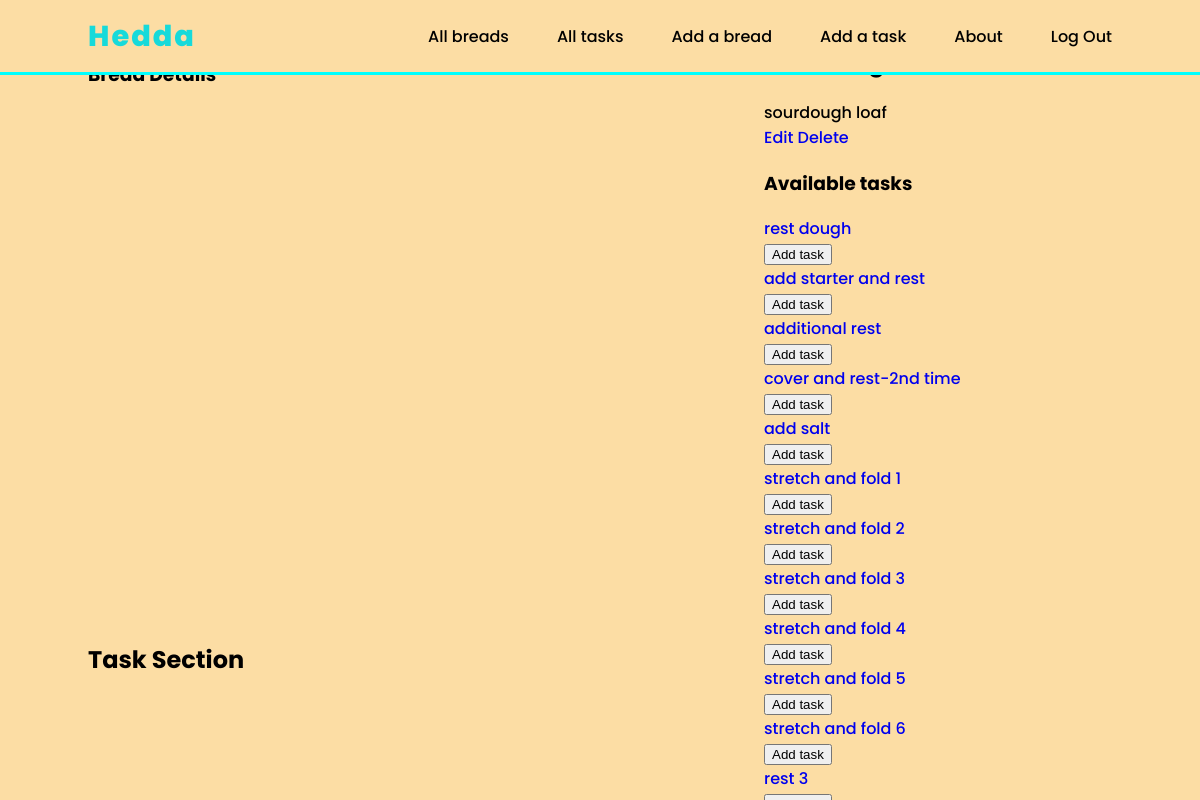
/bread/2/ (signed in), run on the app's committed database.
### main_app/models.py (models this page shows, shortened)
class Bread(models.Model):
  name = models.CharField(max_length=100)
  description = models.TextField(max_length=250)
  tasks = models.ManyToManyField(Task)
  user = models.ForeignKey(User, on_delete=models.CASCADE)

class Task(models.Model):
  name = models.CharField(max_length=100)
  hours = models.CharField(max_length=2)
  minutes = models.CharField(max_length=2)
  user = models.ForeignKey(User, on_delete=models.CASCADE)

### main_app/views.py (the view)
# urls.py: path('bread/<int:bread_id>/', views.breads_detail, name='breads_detail'),
@login_required
def breads_detail(request, bread_id):
  bread = Bread.objects.get(id=bread_id)
  tasks_bread_doesnt_have = Task.objects.exclude(id__in = bread.tasks.all().values_list('id'))
  return render(request, 'breads/detail.html', {
    'bread': bread, 'tasks': tasks_bread_doesnt_have
  })

### main_app/templates/breads/detail.html (shortened to what this page needs)
{% extends 'base.html' %} {% load static %}  {% block content %}
<section class="page-header">
  <h1>Bread Details</h1>
</section>
<section class="card-container">
  <div class="card">
    <div class="card-content">
      <div class="card-img-container">
      </div>
      <h2 class="card-title">{{ bread.name }}</h2>
      <p>{{ bread.description }}</p>
    </div>
     <div>
      <a href="{% url 'breads_update' bread.id %}" class="btn warn">Edit</a>
      <a href="{% url 'breads_delete' bread.id %}" class="btn danger">Delete</a>
    </div>
  </div>
</section>
<h1>Task Section</h1>
<section class="tasks">
    <div class="subsection-content">
    <h3>Available tasks</h3>
      {% if tasks.count %}
        {% for task in tasks.all %}
          <div class="task-container">
            <a href="{% url 'tasks_detail' task.id %}">
              <p>{{ task.name }}</p>
            </a>
            <form action="{% url 'add_task' bread.id task.id %}" method="post">
              <button type="submit" class="btn submit">Add task</button>
            </form>
          </div>
        {% endfor %}
      {% else %}
        <p class="all-tasks">
          You have added all the available tasks!
        </p>
      {% endif %}
    </div>
  </section>
</div>
{% endblock %}

### main_app/static/css/styles.css (style rules this page uses)
:root { --header-height: 3rem; --first-color: #fcdda4; --first-color-dark: #c28b38; --first-color-darken: #a56b1f; --white-color: #da8d00; --body-font: "Poppins", sans-serif; --big-font-size: 2.5rem; --normal-font-size: 0.938rem; --z-fixed: 100; }
@media screen and (min-width: 768px) { :root { --big-font-size: 5rem; --normal-font-size: 1rem; } }
body { margin: var(--header-height) 0 0 0; padding: 0; font-family: var(--body-font); font-size: var(--normal-font-size); font-weight: 500; }
h1, p, ul { margin: 0; }
a { text-decoration: none; }
@media screen and (min-width: 768px) { body { margin: 0; } }

### data on the page
Bread: description "sourdough loaf"
Task: name "rest dough"
Task: name "add starter and rest"
Task: name "additional rest"
Task: name "cover and rest-2nd time"
Task: name "add salt"
Task: name "stretch and fold 1"
Task: name "stretch and fold 2"
Task: name "stretch and fold 3"
Task: name "stretch and fold 4"
Task: name "stretch and fold 5"
Task: name "stretch and fold 6"
Task: name "rest 3"
